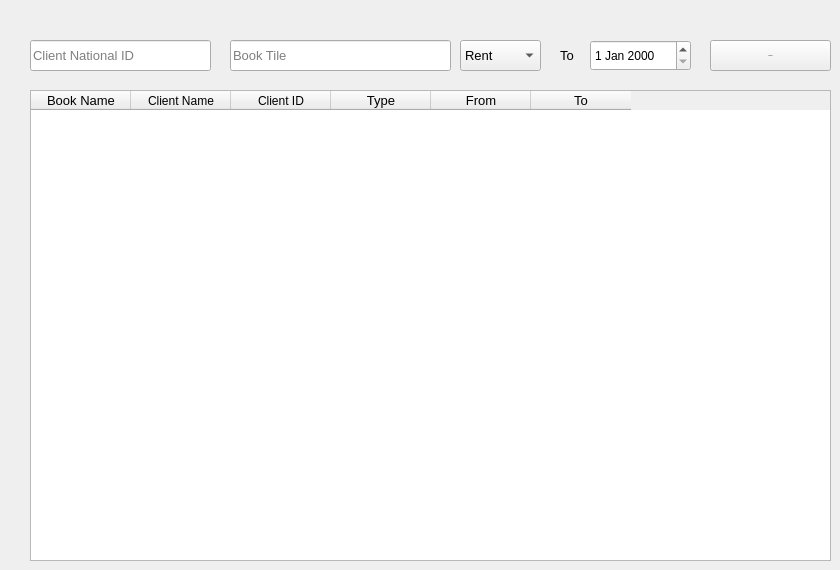
    <widget class="QWidget" name="tab">
     <attribute name="title">
      <string>Home</string>
     </attribute>
     <widget class="QLineEdit" name="lineEdit">
      <property name="geometry">
       <rect>
        <x>30</x>
        <y>40</y>
        <width>181</width>
        <height>31</height>
       </rect>
      </property>
      <property name="font">
       <font>
        <pointsize>10</pointsize>
       </font>
      </property>
      <property name="placeholderText">
       <string>Client National ID</string>
      </property>
     </widget>
     <widget class="QComboBox" name="comboBox">
      <property name="geometry">
       <rect>
        <x>460</x>
        <y>40</y>
        <width>81</width>
        <height>31</height>
       </rect>
      </property>
      <property name="font">
       <font>
        <pointsize>10</pointsize>
       </font>
      </property>
      <item>
       <property name="text">
        <string>Rent</string>
       </property>
      </item>
      <item>
       <property name="text">
        <string>Retrieve</string>
       </property>
      </item>
     </widget>
     <widget class="QPushButton" name="pushButton_7">
      <property name="geometry">
       <rect>
        <x>710</x>
        <y>40</y>
        <width>121</width>
        <height>31</height>
       </rect>
      </property>
      <property name="font">
       <font>
        <pointsize>-1</pointsize>
       </font>
      </property>
      <property name="text">
       <string>Add Book </string>
      </property>
     </widget>
     <widget class="QTableWidget" name="tableWidget">
      <property name="geometry">
       <rect>
        <x>30</x>
        <y>90</y>
        <width>801</width>
        <height>471</height>
       </rect>
      </property>
      <column>
       <property name="text">
        <string>Book Name</string>
       </property>
       <property name="font">
        <font>
         <pointsize>10</pointsize>
        </font>
       </property>
      </column>
      <column>
       <property name="text">
        <string>Client Name</string>
       </property>
      </column>
      <column>
       <property name="text">
        <string>Client ID</string>
       </property>
      </column>
      <column>
       <property name="text">
        <string>Type</string>
       </property>
       <property name="font">
        <font>
         <pointsize>10</pointsize>
        </font>
       </property>
      </column>
      <column>
       <property name="text">
        <string>From</string>
       </property>
       <property name="font">
        <font>
         <pointsize>10</pointsize>
        </font>
       </property>
      </column>
      <column>
       <property name="text">
        <string>To</string>
       </property>
       <property name="font">
        <font>
         <pointsize>10</pointsize>
        </font>
       </property>
      </column>
     </widget>
     <widget class="QLineEdit" name="lineEdit_38">
      <property name="geometry">
       <rect>
        <x>230</x>
        <y>40</y>
        <width>221</width>
        <height>31</height>
       </rect>
      </property>
      <property name="font">
       <font>
        <pointsize>10</pointsize>
       </font>
      </property>
      <property name="placeholderText">
       <string>Book Tile</string>
      </property>
     </widget>
     <widget class="QDateEdit" name="dateEdit_6">
      <property name="geometry">
       <rect>
        <x>590</x>
        <y>40</y>
        <width>101</width>
        <height>31</height>
       </rect>
      </property>
     </widget>
     <widget class="QLabel" name="label_63">
      <property name="geometry">
       <rect>
        <x>560</x>
        <y>40</y>
        <width>21</width>
        <height>31</height>
       </rect>
      </property>
      <property name="font">
       <font>
        <pointsize>10</pointsize>
       </font>
      </property>
      <property name="text">
       <string>To</string>
      </property>
     </widget>
    </widget>
